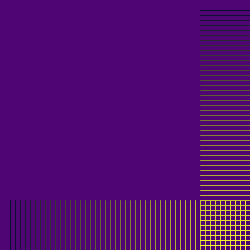
Frame 1 (no input)
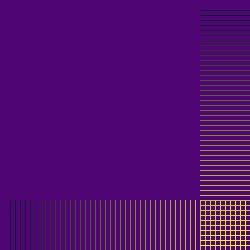
Frame 60 (the mouse pressed at the canvas centre just before this capture)
Frame 120 (the mouse held since frame 60 and released just before this capture): identical to frame 60, image omitted

The Processing sketch that drew these frames (run headless with seeded random() and noise(); from frame 60 on, the mouse is pressed at the canvas centre):

// Processing sketch: processing_17737
// ── processing_17737.pde

void setup (){
size (250,250);
background (79,6,116);
}
 
void draw (){
lineasH();
lineasV();
noFill();
rect (450,450, 250,250);
}
     
void lineasH(){
for (int x=10; x <=400; x=x+5){
stroke(x,x,50);
line (x,200,x,600);
}
}
   
void lineasV(){
for (int y=10; y<=400; y=y+5){
    
stroke(y, y, 50);
line (200,y,600,y);}
}
